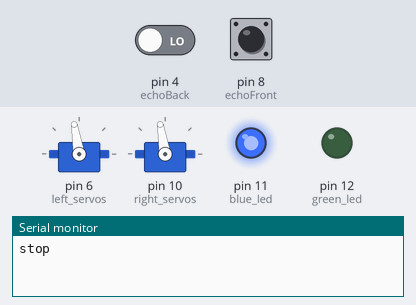
The sketch below on a simulated Arduino Nano, built with avr-gcc and run on an emulated ATmega328P. Shown: 2 × servo, output pins drawn as LEDs (lit = HIGH), the last lines printed to the serial monitor. Inputs (shaded band) come from the test bench; at power-on: pin 8 (echoFront) LOW, pin 4 (echoBack) LOW. Pins used as bus, display or sensor lines are not drawn.

Above: at 16.1 s.
16.2 s: pin 8 (echoFront) pulsed HIGH 2 times (0.12 s each, 0.3 s apart)
At 18.5 s:
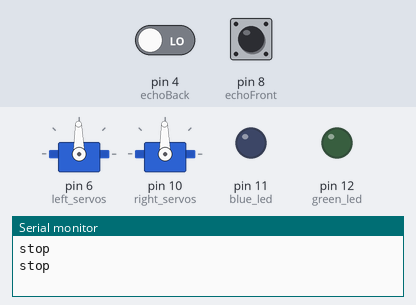
At 27.6 s:
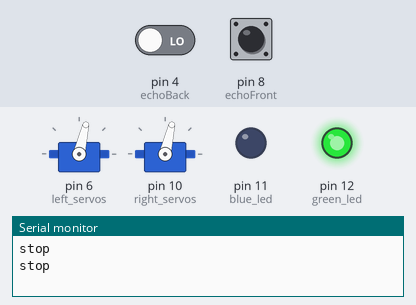
Timing chart, 0 to 31.9 s (numbered marks = the images above; inputs shaded):
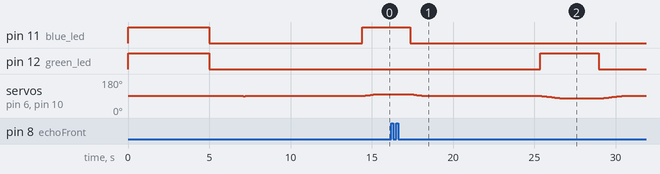

The sketch:

QuicRun_WP_880_Dual_Brushed_Test_Code_V1_3_1.ino
```cpp
//Goal: Full functionallity using both ultrasonic sensor and get information from raspberry pi to tell Arduino Nano when to move
//Created By: Alexander Ov
//Created On: 10/02/23
//Version 1.0
/*
//
TODO:
remove updates from comments and make an update log txt file or something like that along with a resource doc and readme
Matt: maybe make header files to keep code cleaner
readd vcc control
clean upcode ie make comments uniform, remove debugging print statements, make naming conventions and formatting conistant
Jin: Make a default or reset pod function to always be at the "start postion" (the GCS side of the rail)start direction at 0 by default rather than 1 since the rpi should be controlling the pod movement
  make sure that pod starts at no movement and check if its in the right spot

Alex: change serial read from pi to be only positive ints only since the string to int conversion cannot process the "-" sign possibly switch to string input only?

GCS Request Battery -> BTP RPI sends signal to arm for extraction -> BTP RPI sends signal to the BTP Arduino to move to BVM -> BTP moves to BVM -> BVM
Update: 10/11/2023
V1.3.1
Modified by Jin
1. Added the getDistance function for the ultrasonic sensors.
2. Modified the deafault_mode function.
3. other modification to run the POD to a full cycle.

Updates:
V1.0 Updates
10/04/23
Modified by Jin
Update:
1. Added a function that resets the pod to the start point (GCS).
2. Organized the comment of each line.
3. Deleted the unnecessary Print statement.
4. Turned the variable "Direction" to char so we can easily identify the pod's direction.

Modified by Matthew
took out all the parameters and funtions and placed them into header files.

10/04/23
Switch serial input if statements to be positive ints only GCS = 1 BVM = 2

10/03/23
Added python Serial input from Shawn's code testing
Commented out old test code
Added pin declerations for left and right esc and updated comments so it matches pcb
Updated led names to match PCB description
Added LED meanings
10/02/23
Added code to test out the pod movement without rasberry pi input
V0.9 Updates
10/02/23
Changed pinouts to match the PCB

//General Notes:
Possiblely need streaming.h but from light research it just changes how to take in IO streams of data "C++-style Output with Operator"

If the code doesnt compile on the first run Go to Tools -> Processor -> Use ATmega328P (Old Bootloader)
To make the code work the ESCs need to be in option 2 run mode

LED Meanings
Blue ON  Green ON  => Setup
Blue ON  Green OFF => Forward
Blue OFF Green ON  => Reverse
Blue OFF Green OFF => Stopped

FOR BTP ONLY
int midpoint = 90;
int curr_speed = 90;
int break_point = 85;
int forward_speed = 98;
int reverse_speed = 76;

So in the code, you need to make a function that overrides brake mode as follows:
Send 80-90 degrees to the pod to make it brake. Do not send 0. If i remember correctly, these ESCs are kind of
violent, and 0 or 180 will send the pod flying in one direction or another.
From this point, use the gradient descent function to gradually increase the value back to your midpoint.
For example, if your calibrated center point was at 92, and your brake degree is at 80, then your function would
send the following information to the ESC with a 50ms delay in between: 80 -> 81 -> 82 -> 83 -> 84 -> ... -> 92
Once the control point is set back to 92, or the midpoint, then use the gradient descent back in the other direction
to send the pod backwards. 92 -> 91 -> 90 -> .. you get the point
-Chris Lai

"Forward" and "Backward" is arbitarty for now
*/
//Libraries
#include "BTP.h"

//Setup Function
void setup() {
  //Serial communication startup
  Serial.begin(9600);                           //Set baudrate to 9600

  //Servo attachment
  servoLeft.attach(left_servos, 1000, 2000);    //Attaches the motor driver on pin 9 to the servoLeft object (pin, min pulse width, max pulse width in microseconds)
  servoRight.attach(right_servos, 1000, 2000);  //Attaches the motor driver on pin 10 to the servoRight object (pin, min pulse width, max pulse width in microseconds)

  //Pin IO Setup
  pinMode(blue_led, OUTPUT);                    //LED pin declerartion as OUTPUT
  pinMode(green_led, OUTPUT);                   //LED pin declerartion as OUTPUT
  pinMode(trigFront, OUTPUT);                   //trigFront pin declerartion as OUTPUT
  pinMode(echoFront, INPUT);                    //echoFront pin declerartion as OUTPUT
  pinMode(trigBack, OUTPUT);                    //trigFront pin declerartion as OUTPUT
  pinMode(echoBack, INPUT);                     //echoFront pin declerartion as OUTPUT
  pinMode(power, OUTPUT);                       //power pin declerartion as OUTPUT

  //LED start up
  digitalWrite(blue_led,HIGH);                  //Turn on LED for set up
  digitalWrite(green_led,HIGH);                 //Turn on LED for reverse movement state
  digitalWrite(power, HIGH);                    //Turn on power for set up

  //ESC safety start up
  servoLeft.write(midpoint);                    //Set left side motors postion to 90
  servoRight.write(midpoint);                   //Set right side motors postion to 90
  delay(5000);                                  //Delay for 5 seconds
  digitalWrite(blue_led,LOW);                   //Turn off LED for set up
  digitalWrite(green_led,LOW);                  //Turn on LED for reverse movement state
  direction = 'S';                              //Set direction var to forward (BVM)
  //default_mode(distanceBack);                   //Reset Pod to the start point (GCS)
}

//Main Looping Fucntion
void loop() {
  //senseWall();
  distance = getdistance(trigFront,echoFront);
  distanceBack = getdistance(trigBack,echoBack);

  if(direction == 'B')                          //Check if direction is set as forward
  {
    digitalWrite(blue_led,HIGH);                //Turn on LED for forward movement state
    digitalWrite(green_led,LOW);                //Turn on LED for reverse movement state
    gradientControl(forward_speed);
    if(distanceBack < 10)                       //Check if the distance is less than or equal to 10 cm  from the front
    {
      direction = 'S';                          //Set direction to none to trigger a stop
    }
  }
  else if(direction == 'G')                     //Check if direction is set as backwards (GCS)
  {
    digitalWrite(blue_led,LOW);                 //Turn on LED for reverse movement state
    digitalWrite(green_led,HIGH);               //Turn on LED for reverse movement state
    reverse(reverse_speed);
    if(distance < 20)                           //Check if the distance is less than or equal to 10 cm from the back
    {
      is_reverse = false;
      direction = 'S';                          //Set direction to none to trigger a stop
    }
  }
  else{                                         //Check if direction not forward or backward
    digitalWrite(blue_led,LOW);                 //Turn off LED for no movement state
    digitalWrite(green_led,LOW);                //Turn on LED for reverse movement state
    gradientControl(midpoint);
    Serial.println("stop");
    delay(5000);

    if(distance < 20)                    //Check if the distance is less than or equal to 10 cm from the back
    {
      is_reverse = false;
      direction = 'B';                      //Set direction to none to trigger a stop
    }
    else if(distanceBack < 10)
    {
      direction = 'G';
    }
  }
}
```

BTP.h
```cpp
//#include "Arduino.h"
// ** add header files to libraries folder in arduino ide
// header file containing all funtion definitions: Sensewall, default_mode, gradientControl, Reverse

//10/4/2023
// created by Matthew Alaniz,
//sourced from the QuicRun_WP_880_Dual_Brushed_Test_Code_V1
//header file containing funtion definitions

#ifndef _BTP_H
#define _BTP_H

#include "constants.h"

void default_mode(int distanceBack){
    if(distanceBack > 10){
      reverse(reverse_speed);
    }
}

int getdistance(int triggerPin,int echoPin){
    digitalWrite (triggerPin, HIGH);        //Turn on send trigger signal to back ultrasonic sensor
    delay(50);                            //Delay for 0.05 seconds to 50 ms
    digitalWrite(triggerPin, LOW);          //Turn off send trigger signal to back ultrasonic sensor
    duration = pulseIn(echoPin, HIGH);  //Set duration equal to the pulse reading from the echo of the back ultrasonic sensor
    double d = (duration/2)/29.1;         //Calculate the distance into cm
    return d;
}

void gradientControl(int target_speed)
{
  if(curr_speed > target_speed)
  {
    for(int i = curr_speed;i >= target_speed;i--)
    {
      servoLeft.write(i);                  //Set left side motors postion to 82
      servoRight.write(i);                 //Set left side motors postion to 82
      delay(100);
    }
    curr_speed = target_speed;
  }
  else if(curr_speed < target_speed)
  {
    for(int i = curr_speed;i <= target_speed;i++)
    {
      servoLeft.write(i);                  //Set left side motors postion to 82
      servoRight.write(i);                 //Set left side motors postion to 82
      delay(100);
    }
    curr_speed = target_speed;
  }
  else
  {
    curr_speed = target_speed;
  }
}

void reverse(int speed)
{
  if(is_reverse == false){
    servoLeft.write(break_point);                  //Set left side motors postion to 82
    servoRight.write(break_point);                 //Set left side motors postion to 82
    gradientControl(speed);
    is_reverse = true;
  }
}

#endif
```

Constants.h
```cpp
//#include "Arduino.h"
// ** add header files to libraries folder in arduino ide
//header file containin all the constants/varaibles used by the pod's main script

//Created by Matthew Alaniz, soruced from QuicRun_WP_880_Dual_Brushed_Test_Code_V1
//10/4/2023


#ifndef _CONSTANTS_H
#define _CONSTANTS_H
#include <Servo.h>                        //Servo lib
//Pin Declerations
const int power = 5;                      //vcc toggle pin decleration
const int left_servos = 6;                //left esc pin decleration
const int right_servos = 10;              //right esc pin decleration
const int trigFront = 7;                  //ultrasonic sensor trig pin decleration
const int echoFront = 8;                  //ultrasonic sensor echo pin decleration
const int trigBack = 3;                   //ultrasonic sensor trigBack pin decleration
const int echoBack = 4;                   //ultrasonic sensor echoBack pin decleration
const int blue_led = 11;                  //blue led pin decleration
const int green_led = 12;                 //green led pin decleration

//Object Decleration
Servo servoLeft;                          //Create servo object to control the Battery Transfer Pod's left side DC Motors
Servo servoRight;                         //Create servo object to control the Battery Transfer Pod's right side DC Motors

//Global Variable Decleration
long duration;                            //duration var used for ultrasonic sensor calculations
int distance;
long durationBack;                            //duration var used for ultrasonic sensor calculations
int distanceBack;                             //distance var used for ultrasonic sensor calculations
char direction;                            //direction var used to determine which way the motors should spin
int midpoint = 91;
int curr_speed = 90;
int break_point = 85;
int forward_speed = 99;
int reverse_speed = 77;
bool is_reverse = false;

int py_input;
//Function Decleration
void senseWall();                         //Function to determine which ultrasonic sensor to use and switch distance
void gradientControl(int target_speed);
void reverse(int speed);
void default_mode(int distanceBack);
int getdistance(int triggerPin,int echoPin);
#endif
```

Measured:
- after the input at 16.2 s, pin 11 (blue_led): goes on until 17.4 s, then stays LOW; pin 12 (green_led): LOW → HIGH after 9.2 s, → LOW 3.6 s later
